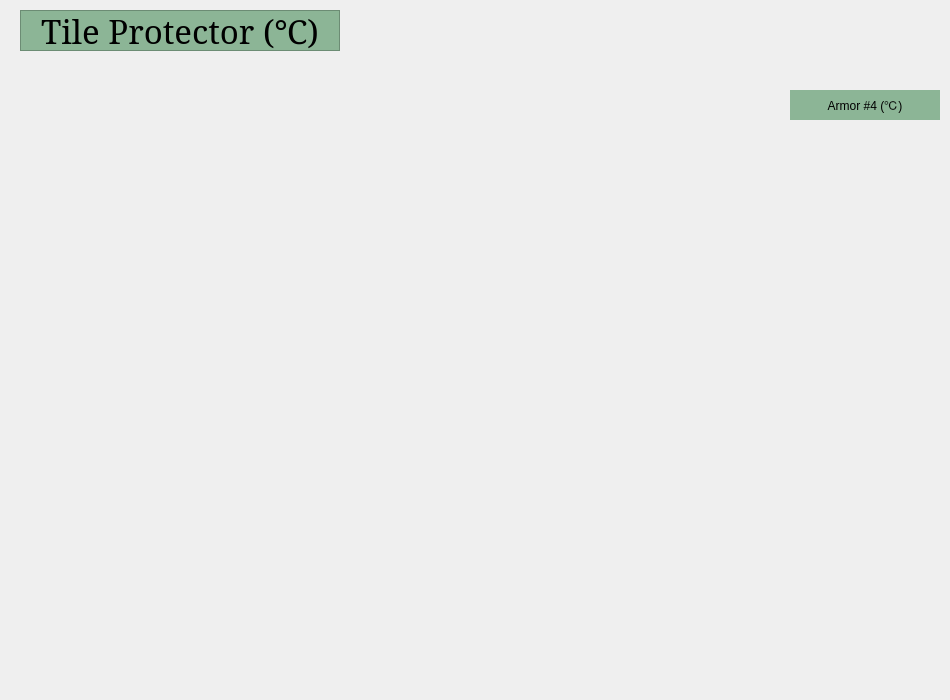
<?xml version="1.0" encoding="UTF-8"?>
<ui version="4.0">
 <class>Form</class>
 <widget class="QWidget" name="Form">
  <property name="geometry">
   <rect>
    <x>0</x>
    <y>0</y>
    <width>950</width>
    <height>700</height>
   </rect>
  </property>
  <property name="windowTitle">
   <string>Form</string>
  </property>
  <widget class="CALabel" name="caLabel_530">
   <property name="geometry">
    <rect>
     <x>590</x>
     <y>489</y>
     <width>70</width>
     <height>30</height>
    </rect>
   </property>
   <property name="font">
    <font>
     <pointsize>15</pointsize>
    </font>
   </property>
   <property name="alignment">
    <set>Qt::AlignCenter</set>
   </property>
   <property name="pvname">
    <string>PMS_NB_L01_TS04_OPI</string>
   </property>
   <property name="dmode" stdset="0">
    <enum>CALabel::RealOne</enum>
   </property>
   <property name="cmode" stdset="0">
    <enum>CALabel::Alarm</enum>
   </property>
  </widget>
  <widget class="CALabel" name="caLabel_529">
   <property name="geometry">
    <rect>
     <x>737</x>
     <y>423</y>
     <width>70</width>
     <height>30</height>
    </rect>
   </property>
   <property name="font">
    <font>
     <pointsize>15</pointsize>
    </font>
   </property>
   <property name="alignment">
    <set>Qt::AlignCenter</set>
   </property>
   <property name="pvname">
    <string>PMS_NB_L01_TS03_OPI</string>
   </property>
   <property name="dmode" stdset="0">
    <enum>CALabel::RealOne</enum>
   </property>
   <property name="cmode" stdset="0">
    <enum>CALabel::Alarm</enum>
   </property>
  </widget>
  <widget class="CALabel" name="caLabel_537">
   <property name="geometry">
    <rect>
     <x>173</x>
     <y>170</y>
     <width>70</width>
     <height>30</height>
    </rect>
   </property>
   <property name="font">
    <font>
     <pointsize>15</pointsize>
    </font>
   </property>
   <property name="alignment">
    <set>Qt::AlignCenter</set>
   </property>
   <property name="pvname">
    <string>PMS_NB_L01_TS08_OPI</string>
   </property>
   <property name="dmode" stdset="0">
    <enum>CALabel::RealOne</enum>
   </property>
   <property name="cmode" stdset="0">
    <enum>CALabel::Alarm</enum>
   </property>
  </widget>
  <widget class="CALabel" name="caLabel_528">
   <property name="geometry">
    <rect>
     <x>740</x>
     <y>352</y>
     <width>70</width>
     <height>30</height>
    </rect>
   </property>
   <property name="font">
    <font>
     <pointsize>15</pointsize>
    </font>
   </property>
   <property name="alignment">
    <set>Qt::AlignCenter</set>
   </property>
   <property name="pvname">
    <string>PMS_NB_L01_TS02_OPI</string>
   </property>
   <property name="dmode" stdset="0">
    <enum>CALabel::RealOne</enum>
   </property>
   <property name="cmode" stdset="0">
    <enum>CALabel::Alarm</enum>
   </property>
  </widget>
  <widget class="CALabel" name="caLabel_536">
   <property name="geometry">
    <rect>
     <x>168</x>
     <y>463</y>
     <width>70</width>
     <height>30</height>
    </rect>
   </property>
   <property name="font">
    <font>
     <pointsize>15</pointsize>
    </font>
   </property>
   <property name="alignment">
    <set>Qt::AlignCenter</set>
   </property>
   <property name="pvname">
    <string>PMS_NB_L01_TS10_OPI</string>
   </property>
   <property name="dmode" stdset="0">
    <enum>CALabel::RealOne</enum>
   </property>
   <property name="cmode" stdset="0">
    <enum>CALabel::Alarm</enum>
   </property>
  </widget>
  <widget class="CALabel" name="caLabel_532">
   <property name="geometry">
    <rect>
     <x>430</x>
     <y>331</y>
     <width>70</width>
     <height>30</height>
    </rect>
   </property>
   <property name="font">
    <font>
     <pointsize>15</pointsize>
    </font>
   </property>
   <property name="alignment">
    <set>Qt::AlignCenter</set>
   </property>
   <property name="pvname">
    <string>NB1_ARM_TTC_MR6</string>
   </property>
   <property name="dmode" stdset="0">
    <enum>CALabel::RealOne</enum>
   </property>
   <property name="cmode" stdset="0">
    <enum>CALabel::Alarm</enum>
   </property>
  </widget>
  <widget class="CALabel" name="caLabel_535">
   <property name="geometry">
    <rect>
     <x>130</x>
     <y>315</y>
     <width>70</width>
     <height>30</height>
    </rect>
   </property>
   <property name="font">
    <font>
     <pointsize>15</pointsize>
    </font>
   </property>
   <property name="alignment">
    <set>Qt::AlignCenter</set>
   </property>
   <property name="pvname">
    <string>PMS_NB_L01_TS11_OPI</string>
   </property>
   <property name="dmode" stdset="0">
    <enum>CALabel::RealOne</enum>
   </property>
   <property name="cmode" stdset="0">
    <enum>CALabel::Alarm</enum>
   </property>
  </widget>
  <widget class="CALabel" name="caLabel_534">
   <property name="geometry">
    <rect>
     <x>464</x>
     <y>155</y>
     <width>70</width>
     <height>30</height>
    </rect>
   </property>
   <property name="font">
    <font>
     <pointsize>15</pointsize>
    </font>
   </property>
   <property name="alignment">
    <set>Qt::AlignCenter</set>
   </property>
   <property name="pvname">
    <string>PMS_NB_L01_TS09_OPI</string>
   </property>
   <property name="dmode" stdset="0">
    <enum>CALabel::RealOne</enum>
   </property>
   <property name="cmode" stdset="0">
    <enum>CALabel::Alarm</enum>
   </property>
  </widget>
  <widget class="CALabel" name="caLabel_531">
   <property name="geometry">
    <rect>
     <x>496</x>
     <y>219</y>
     <width>70</width>
     <height>30</height>
    </rect>
   </property>
   <property name="font">
    <font>
     <pointsize>15</pointsize>
    </font>
   </property>
   <property name="alignment">
    <set>Qt::AlignCenter</set>
   </property>
   <property name="pvname">
    <string>NB1_ARM_TTC_MT5</string>
   </property>
   <property name="dmode" stdset="0">
    <enum>CALabel::RealOne</enum>
   </property>
   <property name="cmode" stdset="0">
    <enum>CALabel::Alarm</enum>
   </property>
  </widget>
  <widget class="CALabel" name="caLabel_533">
   <property name="geometry">
    <rect>
     <x>400</x>
     <y>459</y>
     <width>70</width>
     <height>30</height>
    </rect>
   </property>
   <property name="font">
    <font>
     <pointsize>15</pointsize>
    </font>
   </property>
   <property name="alignment">
    <set>Qt::AlignCenter</set>
   </property>
   <property name="pvname">
    <string>NB1_ARM_TTC_MB7</string>
   </property>
   <property name="dmode" stdset="0">
    <enum>CALabel::RealOne</enum>
   </property>
   <property name="cmode" stdset="0">
    <enum>CALabel::Alarm</enum>
   </property>
  </widget>
  <widget class="CALabel" name="caLabel_527">
   <property name="geometry">
    <rect>
     <x>625</x>
     <y>255</y>
     <width>70</width>
     <height>30</height>
    </rect>
   </property>
   <property name="font">
    <font>
     <pointsize>15</pointsize>
    </font>
   </property>
   <property name="alignment">
    <set>Qt::AlignCenter</set>
   </property>
   <property name="pvname">
    <string>PMS_NB_L01_TS01_OPI</string>
   </property>
   <property name="dmode" stdset="0">
    <enum>CALabel::RealOne</enum>
   </property>
   <property name="cmode" stdset="0">
    <enum>CALabel::Alarm</enum>
   </property>
  </widget>
  <widget class="QLabel" name="label_965">
   <property name="geometry">
    <rect>
     <x>20</x>
     <y>10</y>
     <width>320</width>
     <height>41</height>
    </rect>
   </property>
   <property name="font">
    <font>
     <family>serif</family>
     <pointsize>25</pointsize>
     <weight>9</weight>
     <italic>false</italic>
     <bold>false</bold>
    </font>
   </property>
   <property name="styleSheet">
    <string>font: 75 25pt &quot;serif&quot;;
color: rgb(0, 0, 0);
background-color: rgb(140,181,150);
</string>
   </property>
   <property name="frameShape">
    <enum>QFrame::StyledPanel</enum>
   </property>
   <property name="text">
    <string>Tile Protector (℃)</string>
   </property>
   <property name="alignment">
    <set>Qt::AlignCenter</set>
   </property>
  </widget>
  <widget class="QLabel" name="label_570">
   <property name="geometry">
    <rect>
     <x>135</x>
     <y>90</y>
     <width>610</width>
     <height>420</height>
    </rect>
   </property>
   <property name="text">
    <string/>
   </property>
   <property name="pixmap">
    <pixmap resource="../NBI1_Resource.qrc">:/new/prefix1/images/nb_arm.png</pixmap>
   </property>
   <property name="scaledContents">
    <bool>true</bool>
   </property>
  </widget>
  <widget class="QLabel" name="label_586">
   <property name="geometry">
    <rect>
     <x>790</x>
     <y>90</y>
     <width>150</width>
     <height>30</height>
    </rect>
   </property>
   <property name="styleSheet">
    <string>font: 75 15pt &quot;serif&quot;;
color: rgb(0, 0, 0);
background-color: rgb(140,181,150);
</string>
   </property>
   <property name="text">
    <string>Armor #4 (℃)</string>
   </property>
   <property name="alignment">
    <set>Qt::AlignCenter</set>
   </property>
  </widget>
  <widget class="CALabel" name="caLabel_538">
   <property name="geometry">
    <rect>
     <x>790</x>
     <y>120</y>
     <width>150</width>
     <height>30</height>
    </rect>
   </property>
   <property name="font">
    <font>
     <pointsize>15</pointsize>
    </font>
   </property>
   <property name="alignment">
    <set>Qt::AlignCenter</set>
   </property>
   <property name="pvname">
    <string>NB1_ARM_TTC_ARM4</string>
   </property>
   <property name="dmode" stdset="0">
    <enum>CALabel::RealOne</enum>
   </property>
   <property name="cmode" stdset="0">
    <enum>CALabel::Alarm</enum>
   </property>
  </widget>
  <zorder>label_570</zorder>
  <zorder>caLabel_530</zorder>
  <zorder>caLabel_529</zorder>
  <zorder>caLabel_537</zorder>
  <zorder>caLabel_528</zorder>
  <zorder>caLabel_536</zorder>
  <zorder>caLabel_532</zorder>
  <zorder>caLabel_535</zorder>
  <zorder>caLabel_534</zorder>
  <zorder>caLabel_531</zorder>
  <zorder>caLabel_533</zorder>
  <zorder>caLabel_527</zorder>
  <zorder>label_965</zorder>
  <zorder>label_586</zorder>
  <zorder>caLabel_538</zorder>
 </widget>
 <customwidgets>
  <customwidget>
   <class>CALabel</class>
   <extends>QLabel</extends>
   <header>caLabel.h</header>
  </customwidget>
 </customwidgets>
 <resources>
  <include location="../NBI1_Resource.qrc"/>
 </resources>
 <connections/>
</ui>
